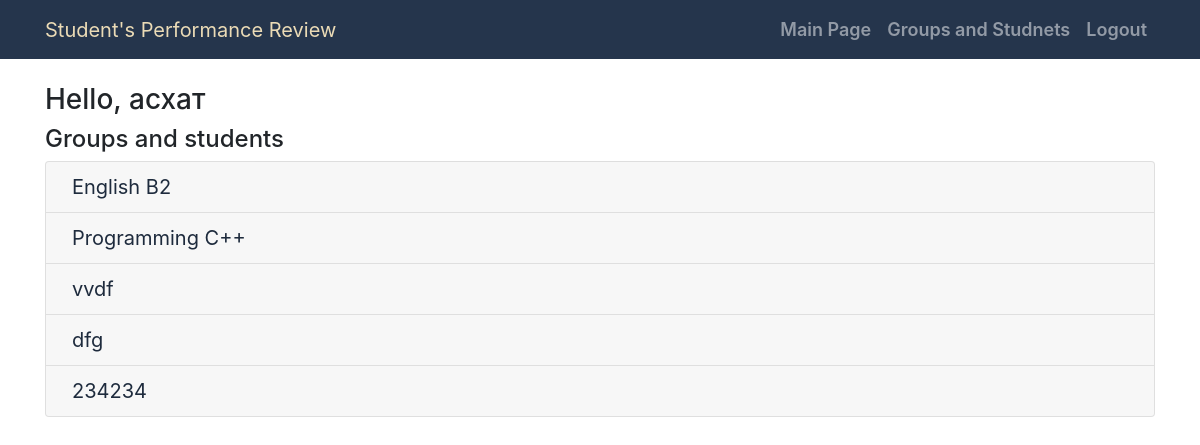
The app's page /start/ (signed in) with its own data.
### handler/models.py (models this page shows, shortened)
class Group(models.Model):
    name = models.CharField('Group name', max_length=120)
    def getStudents(self):
        students = Student.objects.filter(group = self)
        return students

### handler/views.py (the view)
# urls.py: path('start/', views.teacher_start, name = 'start'),
def teacher_start(request):
    if request.user.is_authenticated:
        try:
            teacher = Teacher.objects.get(user=request.user)
        except:
            teacher = None
    else:
        teacher = None
        return redirect("index")
    groups = Group.objects.all()
    if teacher:
        if teacher.status == False:
            auth.logout(request)
            return redirect("index")
    else:
        auth.logout(request)
        return redirect("index")
    context = {
        'teacher':teacher,
        'groups':groups,
    }
    return render(request, 'handler/start_teacher.html', context)

### handler/templates/handler/start_teacher.html (shortened to what this page needs)
{% extends 'handler/base.html' %}
{% block content %}
<div class="container">
    <div class="row mt-4">
        <div class="col-md-12">
            <h3>Hello, {{ user.first_name }}</h3>
        </div>
    </div>
    <div class="row">
        <div class="col-md-12">
        {% if groups %}
            <div class="row">
                <div class="col">
                    <h4>Groups and students</h3>
                </div>
            </div>
            <div class="accordion" id="accordionExample">
                {% for group in groups %}
                <div class="card">
                  <div class="card-header" id="heading{{forloop.counter}}">
                    <h5 class="mb-0">
                      <button class=" my-link-btn" type="button" data-toggle="collapse" data-target="#collapse{{forloop.counter}}" aria-expanded="true" aria-controls="collapse{{forloop.counter}}">
                        {{ group.name }}
                      </button>
                    </h5>
                  </div>
                </div>
                {% endfor %}
              </div>
        {% else %}
        <div class="alert alert-info" role="alert">
            Ученики и группы не добавлены
        </div>
        {% endif %}
        </div>
    </div>
</div>
{% endblock content %}

### static/css/base.css (style rules this page uses)
html { height: 100%; }
body { display: flex; flex-direction: column; min-height: 100%; }
.card { width: 100%; }
.my-link-btn { color: #1e2b3d; background: none; border: none; }

### records on screen
Group: name "English B2"
Group: name "Programming C++"
Group: name "vvdf"
Group: name "dfg"
Group: name "234234"

### other values on screen
{{ user.first_name }} "асхат"
